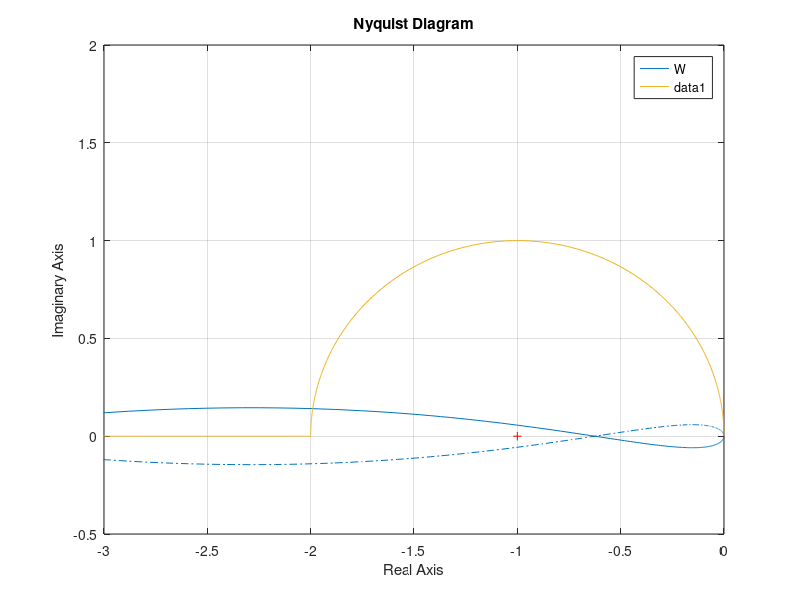

This figure's MATLAB source:
clc
clear
close all
W=zpk([-10 -10],[-1 -1 -1],1); 
nyquist(W); 
A=0:0.001:10; 
k=0.5;
delta = 0.5;
N=(2*k/pi)*(asin(delta./A)+(delta./A).*sqrt(1-(delta./A).^2));
N1=-1./N;
hold on 
plot(real(N1),imag(N1)); 
axis([-3 0 -0.5 2])
